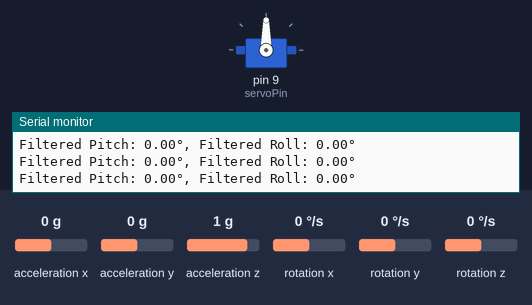
Bench run of a sketch on a simulated Arduino Uno, built with avr-gcc and run on an emulated ATmega328P. Parts: servo, the last lines printed to the serial monitor. The inputs (shaded band) are chosen by the test bench; at power-on: acceleration y 0 g, rotation x 0 °/s, acceleration x 0 g, acceleration z 1 g, rotation y 0 °/s, rotation z 0 °/s.

Above: at 1.2 s.
1.3 s: acceleration y set to -1.4 g
At 2.12 s:
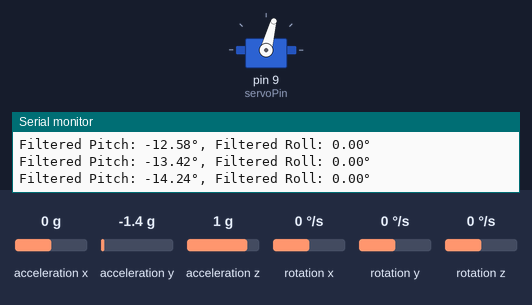
At 4.26 s:
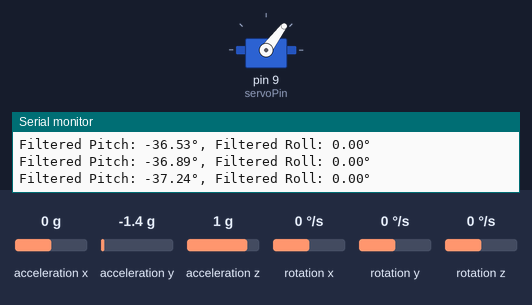
4.3 s: rotation x set to 192 °/s
At 6.92 s:
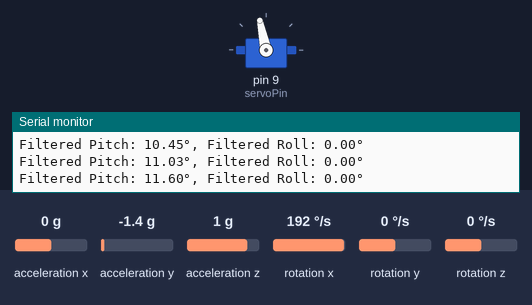
7.3 s: acceleration y set to 1.4 g
10.3 s: acceleration x set to -0.8 g
13.3 s: rotation x set to 0 °/s
At 15.27 s:
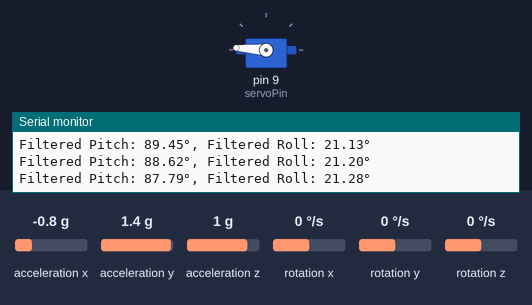
16.3 s: rotation x set to 100 °/s
Timing chart, 0 to 20.3 s (numbered marks = the images above; inputs shaded):
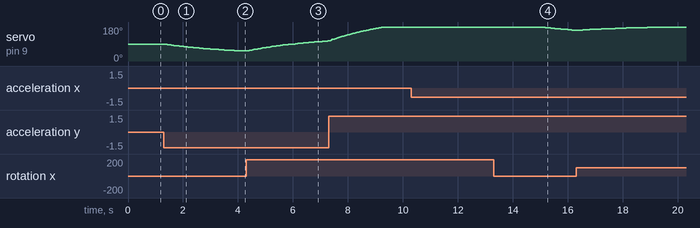

Measured:
- after the input at 1.3 s, servo on pin 9 (servoPin): moves from 90° to 53° over 2.8 s, starting at once
- after the input at 13.3 s, servo on pin 9 (servoPin): moves from 180° to 163° over 1.2 s, starting after 1.8 s

The sketch:

orientation-estimation-with-servo.ino
```cpp
#include <Wire.h>
#include <MPU6050.h>
#include <Servo.h>

MPU6050 mpu;
Servo servoMotor;

// Offset values obtained during calibration
int offsetAccX = 0;
int offsetAccY = 0;
int offsetAccZ = 0;
int offsetGyroX = 0;
int offsetGyroY = 0;
int offsetGyroZ = 0;

// Variables to store filtered orientation angles
float filteredPitch = 0.0;
float filteredRoll = 0.0;

// Tuning parameter for the Complementary Filter
float alpha = 0.98; // 0 < alpha < 1

const float dt = 0.01; // Time interval between each iteration (in seconds)

// Variables to store previous gyroscope data
float previous_gyroX = 0.0;
float previous_gyroY = 0.0;

// Pin for the servo motor
const int servoPin = 9; // Change this to your desired PWM pin

// Map angles to servo range
const int servoMinAngle = 0;
const int servoMaxAngle = 180;

void setup()
{
    Wire.begin();
    Serial.begin(9600);

    mpu.initialize();
    // Apply the offsets obtained during calibration
    mpu.setXAccelOffset(offsetAccX);
    mpu.setYAccelOffset(offsetAccY);
    mpu.setZAccelOffset(offsetAccZ);

    // Attach the servo to the PWM pin
    servoMotor.attach(servoPin);
}

void loop()
{
    // Read raw accelerometer and gyroscope data
    int16_t accX_raw, accY_raw, accZ_raw;
    int16_t gyroX_raw, gyroY_raw, gyroZ_raw;

    mpu.getMotion6(&accX_raw, &accY_raw, &accZ_raw, &gyroX_raw, &gyroY_raw, &gyroZ_raw);

    // Apply the calibration and sensitivity scale factor conversion to accelerometer data
    float accX = (float)(accX_raw - offsetAccX) / 16384.0; // Assuming ±2g range
    float accY = (float)(accY_raw - offsetAccY) / 16384.0; // Assuming ±2g range
    float accZ = (float)(accZ_raw - offsetAccZ) / 16384.0; // Assuming ±2g range

    // Calculate pitch and roll angles from accelerometer data
    float calculatedPitch = atan2(accY, sqrt(accX * accX + accZ * accZ)) * 180.0 / PI;
    float calculatedRoll = atan2(-accX, sqrt(accY * accY + accZ * accZ)) * 180.0 / PI;

    // Integrate gyroscope data to update pitch and roll angles
    float gyroX_rate = (gyroX_raw - offsetGyroX) / 131.0; // Assuming ±250°/s range
    float gyroY_rate = (gyroY_raw - offsetGyroY) / 131.0; // Assuming ±250°/s range

    filteredPitch = alpha * (filteredPitch + (gyroX_rate + previous_gyroX) * 0.5 * dt) + (1 - alpha) * calculatedPitch;
    filteredRoll = alpha * (filteredRoll + (gyroY_rate + previous_gyroY) * 0.5 * dt) + (1 - alpha) * calculatedRoll;

    // Save current gyroscope data for the next iteration
    previous_gyroX = gyroX_rate;
    previous_gyroY = gyroY_rate;

    // Map the filtered angles to the servo range
    int mappedPitch = map(filteredPitch, -90, 90, servoMinAngle, servoMaxAngle);
    int mappedRoll = map(filteredRoll, -90, 90, servoMinAngle, servoMaxAngle);

    // Apply constraints
    mappedPitch = constrain(mappedPitch, servoMinAngle, servoMaxAngle);
    mappedRoll = constrain(mappedRoll, servoMinAngle, servoMaxAngle);

    // Update the servo position based on the filtered angles
    servoMotor.write(mappedPitch);

    // Print the filtered pitch and roll angles
    Serial.print("Filtered Pitch: ");
    Serial.print(filteredPitch);
    Serial.print("°, Filtered Roll: ");
    Serial.print(filteredRoll);
    Serial.println("°");

    delay(10); // in millisec
}
```
